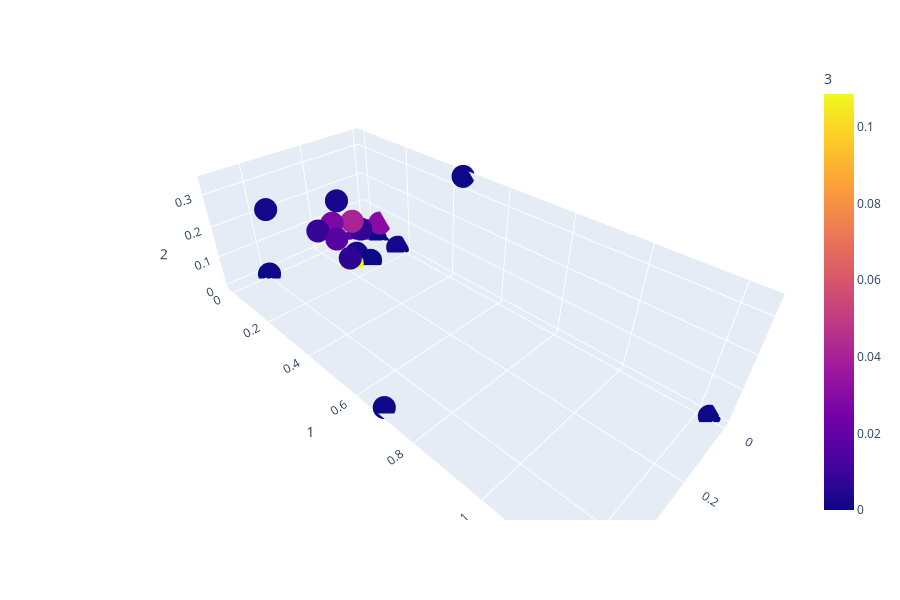

Write notebook code for a chart like this one.
### Code cell
px.scatter_3d(Readout_df,x=0,y=1,z=2,color=3)

### Figure 1 — Plotly figure (JSON) as saved in the notebook; plotly's stock layout.template omitted (floating-point values rounded to 4 significant figures)
{"data": [{"hoverlabel": {"namelength": 0}, "hovertemplate": "0=%{x}<br>1=%{y}<br>2=%{z}<br>3=%{marker.color}", "legendgroup": "", "marker": {"color": [0.008177, 0, 0.02722, 0.01732, 0.04064, 0.006867, 0.0129, 0.01681, 0, 0.001631, 0.001054, 0, 0, 0.001815, 0.03789, 0.007986, 0.03033, 0.0194, 0.002341, 0.1085, 0, 0], "coloraxis": "coloraxis", "symbol": "circle"}, "mode": "markers", "name": "", "scene": "scene", "showlegend": false, "type": "scatter3d", "x": [0.2418, 0, 0.1566, 0.237, 0.1027, 0.2162, 0.004994, 0.04611, 0.5067, 0.3695, 0.008962, 0, 0.1245, 0.1383, 0, 0.05932, 0, 0.05006, 0.1465, 0.1783, 0.3987, 0], "y": [0.06133, 1.226, 0.01379, 0.155, 0.05088, 0.1841, 0.02788, 0.006244, 0.6827, 0.001631, 0.1655, 0.06393, 0.163, 0.1093, 0.003509, 0.03443, 0.06672, 0.003129, 0.0398, 0.1357, 0, 0.4476], "z": [0.116, 0, 0.09261, 0.1234, 0.09344, 0.05952, 0.001665, 0.003842, 0, 0.2145, 0.003163, 0.0006729, 0.001284, 0.01089, 0, 0.04066, 0.05373, 0.002503, 0.179, 0, 0, 0.3429]}], "layout": {"coloraxis": {"colorbar": {"title": {"text": "3"}}, "colorscale": [[0, "#0d0887"], [0.1111, "#46039f"], [0.2222, "#7201a8"], [0.3333, "#9c179e"], [0.4444, "#bd3786"], [0.5556, "#d8576b"], [0.6667, "#ed7953"], [0.7778, "#fb9f3a"], [0.8889, "#fdca26"], [1, "#f0f921"]]}, "height": 600, "legend": {"tracegroupgap": 0}, "margin": {"t": 60}, "scene": {"domain": {"x": [0, 1], "y": [0, 1]}, "xaxis": {"title": {"text": "0"}}, "yaxis": {"title": {"text": "1"}}, "zaxis": {"title": {"text": "2"}}}}}
